Frame 1 (no input): blank canvas, image omitted
Frame 60 (the mouse pressed at the canvas centre just before this capture): blank canvas, image omitted
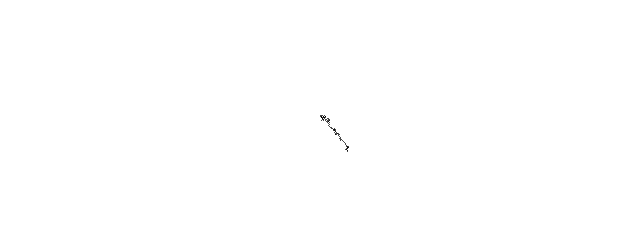
Frame 120 (the mouse held since frame 60 and released just before this capture)

The Processing sketch whose frames 1 and 60 were blank and that drew this single picture after the mouse press (run headless with seeded random() and noise(); from frame 60 on, the mouse is pressed at the canvas centre):

// Processing sketch: exercise_0_1_solution_skewed_random_walker
// ── exercise_0_1_solution_skewed_random_walker.pde
// The Nature of Code, Exercise 0.1
// p5js solution by Rick Sidwell adapted to Processing
// http://natureofcode.com

Walker walker;

void setup() {
  size(640, 240);
  walker = new Walker();
  background(255);
}

void draw() {
  walker.step();
  walker.show();
}

class Walker {
  int x, y;
  
  Walker() {
    this.x = width / 2;
    this.y = height / 2;
  }

  void show() {
    stroke(0);
    point(this.x, this.y);
  }

  // Give the walker a greater tendency to move down and right
  void step() {
    // move down:  y > 0
    // move right: x > 0
    // Choosing randomly from the direction array, there is a
    // 2 out of 4 probality the choice will be 1, (move down or right)
    // 1 out of 4 probability the choice will be 0. (no movement)
    // 1 out of 4 probability the choice will be -1. (move up or left)
    int []direction = {-1, 0, 1, 1};
    int xindex = floor(random(0,4));
    int yindex = floor(random(0,4));
    int xstep = direction[xindex];
    int ystep = direction[yindex];
    this.x += xstep;
    this.y += ystep;
  }
}
